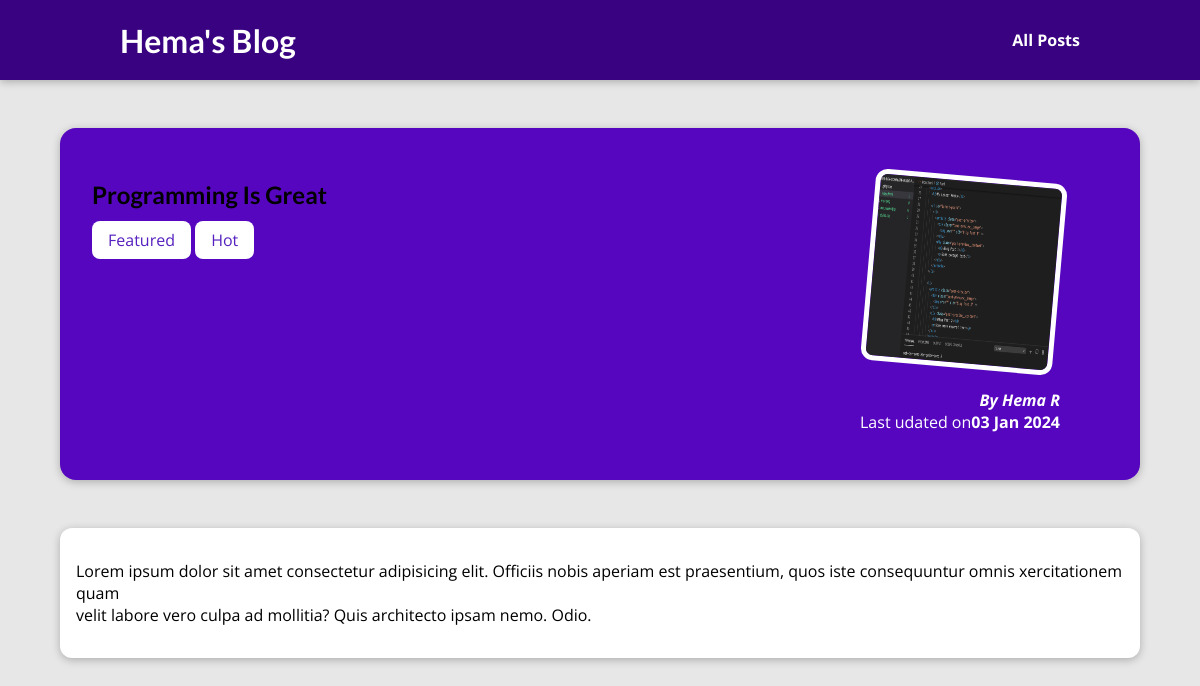
Page /posts/programming-is-fun on the committed database.
### blog/models.py (models this page shows, shortened)
class Post(models.Model):
    title = models.CharField(max_length=150)
    excerpt = models.CharField(max_length=200)
    image_name =models.CharField(max_length=100)
    date = models.DateField(auto_now=True)
    slug = models.SlugField(unique=True, db_index = True)
    content = models.TextField(validators=[MinLengthValidator(10)])
    author = models.ForeignKey(Author, on_delete=models.SET_NULL, null= True, related_name="posts")
    tag = models.ManyToManyField(Tag)

class Tag(models.Model):
    caption = models.CharField(max_length = 20)

class Author(models.Model):
    first_name = models.CharField(max_length = 100)
    last_name = models.CharField(max_length=100)
    email_id = models.EmailField()
    def full_name(self):
        return f"{self.first_name} {self.last_name}"
    def __str__(self):
        return self.full_name()

### blog/views.py (the view)
# urls.py: path("posts/<slug:slug>",views.post_detail,name ="post_detail_page"),
def post_detail(request, slug):
    identified_post = get_object_or_404(Post, slug=slug)
    return render(request,"blog/post-detail.html",{
        "post": identified_post,
        "post_tags": identified_post.tag.all()
    })

### blog/templates/blog/post-detail.html (shortened to what this page needs)
{% extends "base.html" %}
{% load static %}
{% block css_file %}
    <link rel ="stylesheet" href="{% static "blog/detail.css" %}">
{% endblock %}
{% block content %}
    <section id="summary">
        <h1>{{post.title}}</h1>
        <div>
            {% for tag in post_tags %}
            <span class="tag">{{ tag.caption }}</span>
            {% endfor %}
        </div>
        <article>
            <img src ="{% static "blog/images/"|add:post.image_name %}" alt="{{post.title}}">
            <address> By <a href="mailto:{{ post.author.email_id }}">{{ post.author }}</a></address>
            <div> Last udated on<time>{{ post.date|date:"d M Y" }}</time>
            </div>
        </article>
    </section>
    <main>
        <p> {{post.content|linebreaks}}</p>
    </main>
{% endblock %}

### static/base.css (style rules this page uses)
* { box-sizing: border-box; }
html { font-family: 'Open Sans', 'Lato', sans-serif; }
body { margin: 0; }
h1, h2, h3 { font-family: 'Lato', sans-serif; font-weight: bold; }

### blog/static/blog/detail.css (style rules this page uses)
body { background-color: #e7e7e7; }
#summary { margin: 8rem auto 3rem auto; padding: 2rem; width: 90%; max-width: 90rem; border-radius: 16px; background-color: #5706c0; position: relative; box-shadow: 0 2px 8px rgba(0, 0, 0, 0.25); height: 22rem; }
#summary article { position: absolute; top: 2rem; right: 3rem; padding: 1rem 2rem; border-radius: 12px; text-align: right; color: white; }
#summary article img { width: 12rem; height: 12rem; border-radius: 12px; transform: rotateZ(5deg); border: 5px solid white; margin-bottom: 1rem; }
#summary address { font-weight: bold; }
#summary a { color:white; text-decoration:none; }
#summary time { font-weight: bold; }
main { width: 90%; max-width: 90rem; margin: 3rem auto; background-color: white; padding: 1rem; border-radius: 12px; box-shadow: 0 2px 8px rgba(0, 0, 0, 0.25); }
.tag { background-color: white; color: rgb(85, 32, 191); padding: 0.5rem 1rem; border-radius: 8px; }

### rows in the picture
Post: title "Programming Is Great", image_name (picture), author "Hema R", date "03 Jan 2024", content "Lorem ipsum dolor sit amet consectetur adipisicing elit. Officiis nobis aperiam est praesentium, quos iste consequuntur omnis xercitationem quam velit labore vero culpa ad mollitia? Quis architecto ipsam nemo. Odio."
Tag: caption "Featured"
Tag: caption "Hot"
